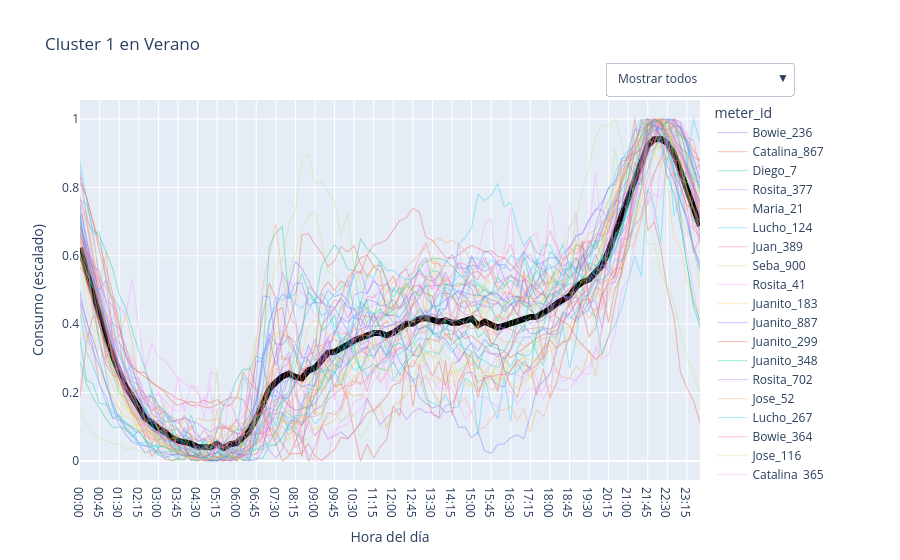
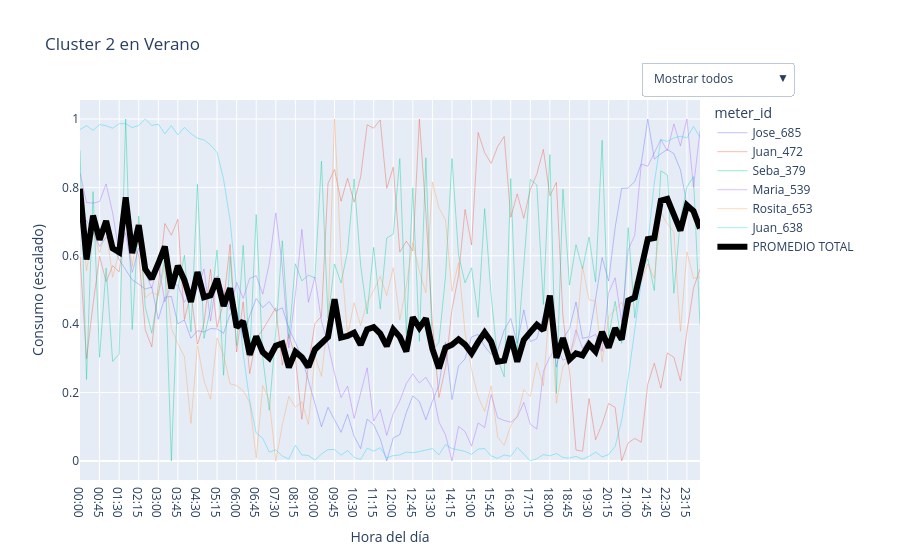
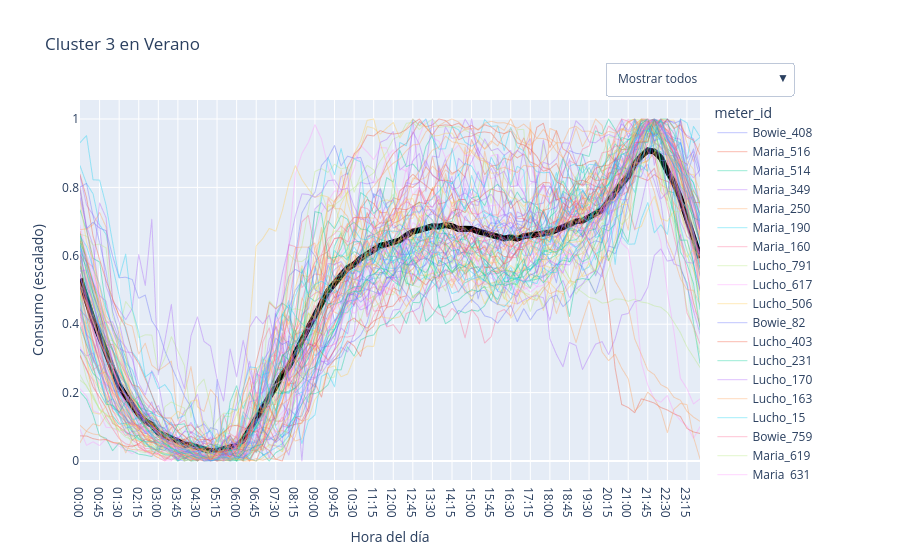
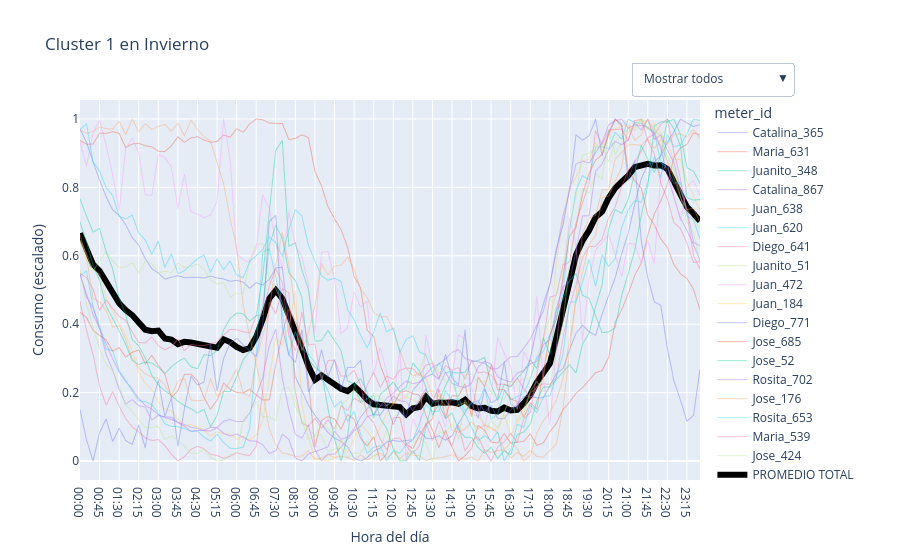

These figures' notebook cell, in order:
### Code cell
import importlib
importlib.reload(helpers)
from GraficsHelper import generar_graficos_interactivos

# 1. Graficar Verano
generar_graficos_interactivos(X_data_verano_pivot, n_clusters, "Verano")

# 2. Graficar Invierno
generar_graficos_interactivos(X_data_invierno_pivot, n_clusters, "Invierno")
